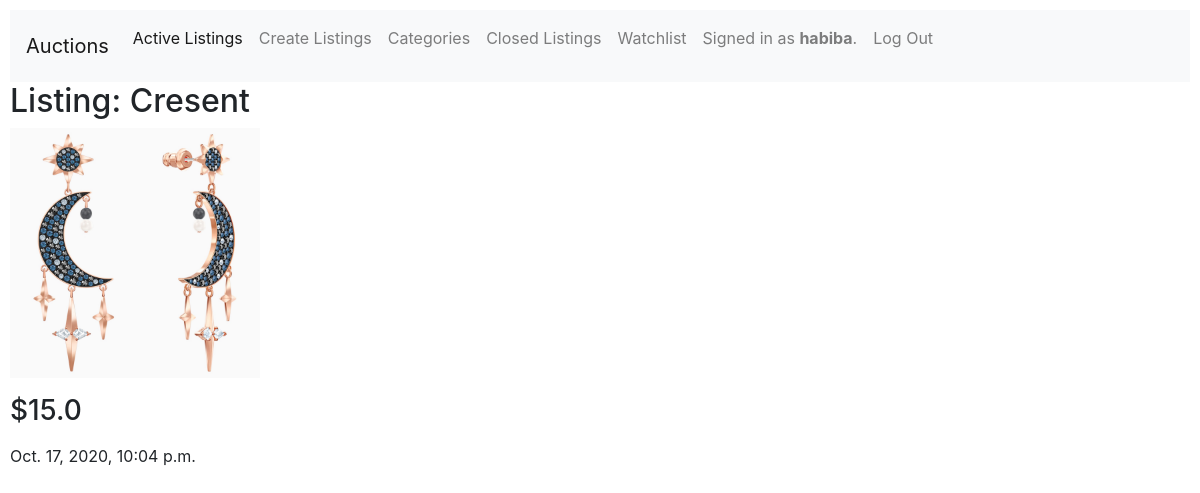
Page /15 (signed in) on the committed database.
### auctions/models.py (models this page shows, shortened)
class User(AbstractUser):
    pass

class Listing(models.Model):
    title =  models.CharField(max_length = 100)
    picture = models.ImageField(upload_to = 'pic/%Y/%m/%d')
    detail = models.TextField()
    owner = models.ForeignKey(User, on_delete=models.CASCADE)
    created_at = models.DateTimeField(default=datetime.datetime.now)
    category = models.OneToOneField(Category, on_delete=models.DO_NOTHING)
    startingbid = models.FloatField(default=0)
    status = models.BooleanField(default=True)

### auctions/views.py (the view, shortened to what this page needs)
# urls.py: path("<int:id>", views.view_list, name="list"),
def view_list(request, id):
    listing = Listing.objects.get(id=id)
    if request.user.is_authenticated:
        try:
            watchlist = Watchlist.objects.get(user = request.user, listing = listing)
        except ObjectDoesNotExist:
            watchlist = None
        try:
            winner = Winner.objects.get(winner = request.user, listing = listing)
        except ObjectDoesNotExist:
            try:
                winner = Winner.objects.get(listing = listing)
            except ObjectDoesNotExist:
                winner = None
        print(watchlist)
        if listing.owner == request.user and listing.status:
            close = True
        else:
            close = False
    try:
        bids = Bid.objects.filter(listing=listing).count()
    except:
        bids = 0
    try:
        comments = Comment.objects.filter(listing=listing)
    except:
        comments = None
    bidform = BidForm()
    commentform = CommentForm()
    context = {
        "list": listing,
        "bidform": bidform,
        "watchlist": watchlist,
        "bids": bids,
        "close": close,
        "winner": winner,
        "commentform": commentform,
        "comments": comments
    }
    return render(request, "auctions/list.html", context)

### auctions/templates/auctions/list.html (shortened to what this page needs)
{% extends "auctions/layout.html" %}
{% load crispy_forms_tags %}
{% block body %}
    {% if winner %}
        <div>
            <h2>Listing: {{ list.title }}</h2>
            <img src="{{ list.picture.url }}" >
            <p> <h3>${{ list.startingbid }}</h3></p>
            <p>{{list.created_at}}</p>
        </div>
    {%endif%}
{% endblock %}

### auctions/templates/auctions/layout.html (shortened to what this page needs)
{% load static %}
<!DOCTYPE html>
<html lang="en">
    <head>
        <link rel="stylesheet" href="https://stackpath.bootstrapcdn.com/bootstrap/4.4.1/css/bootstrap.min.css">
        <link href="{% static 'auctions/styles.css' %}" rel="stylesheet">
    </head>
    <body>
        <nav class="navbar navbar-expand-lg navbar-light bg-light">
            <a class="navbar-brand" href="#">Auctions</a>
            <div class="collapse navbar-collapse" id="navbarNavAltMarkup">
              <div class="navbar-nav">
                <a class="nav-item nav-link active" href="{% url 'index' %}">Active Listings <span class="sr-only">(current)</span></a>
                <a class="nav-item nav-link" href="{% url 'addlisting' %}">Create Listings</a>
                <a class="nav-item nav-link" href="{% url 'categories' %}">Categories</a>
                {% if user.is_authenticated %}
                    <a class="nav-item nav-link" href="{% url 'closed' %}">Closed Listings</a>
                    <a class="nav-item nav-link" href="{% url 'allwatchlist' %}">Watchlist</a>
                    <p class="nav-item nav-link" >Signed in as <strong>{{ user.username }}</strong>.</p>
                    <a class="nav-item nav-link" href="{% url 'logout' %}">Log Out</a>
                {% else %}
                    <a class="nav-item nav-link" href="{% url 'login' %}">Log In</a>
                    <a class="nav-item nav-link" href="{% url 'register' %}">Register</a>
                {% endif %}
              </div>
            </div>
          </nav>
        {% block body %}
        {% endblock %}
    </body>
</html>

### auctions/static/auctions/styles.css (style rules this page uses)
body { padding: 10px; }
img { max-width: 250px; max-height: 250px; }

### rows in the picture
User: username "habiba"
Listing: title "Cresent", picture (picture), startingbid "15.0", created_at "Oct. 17, 2020, 10:04 p.m."
